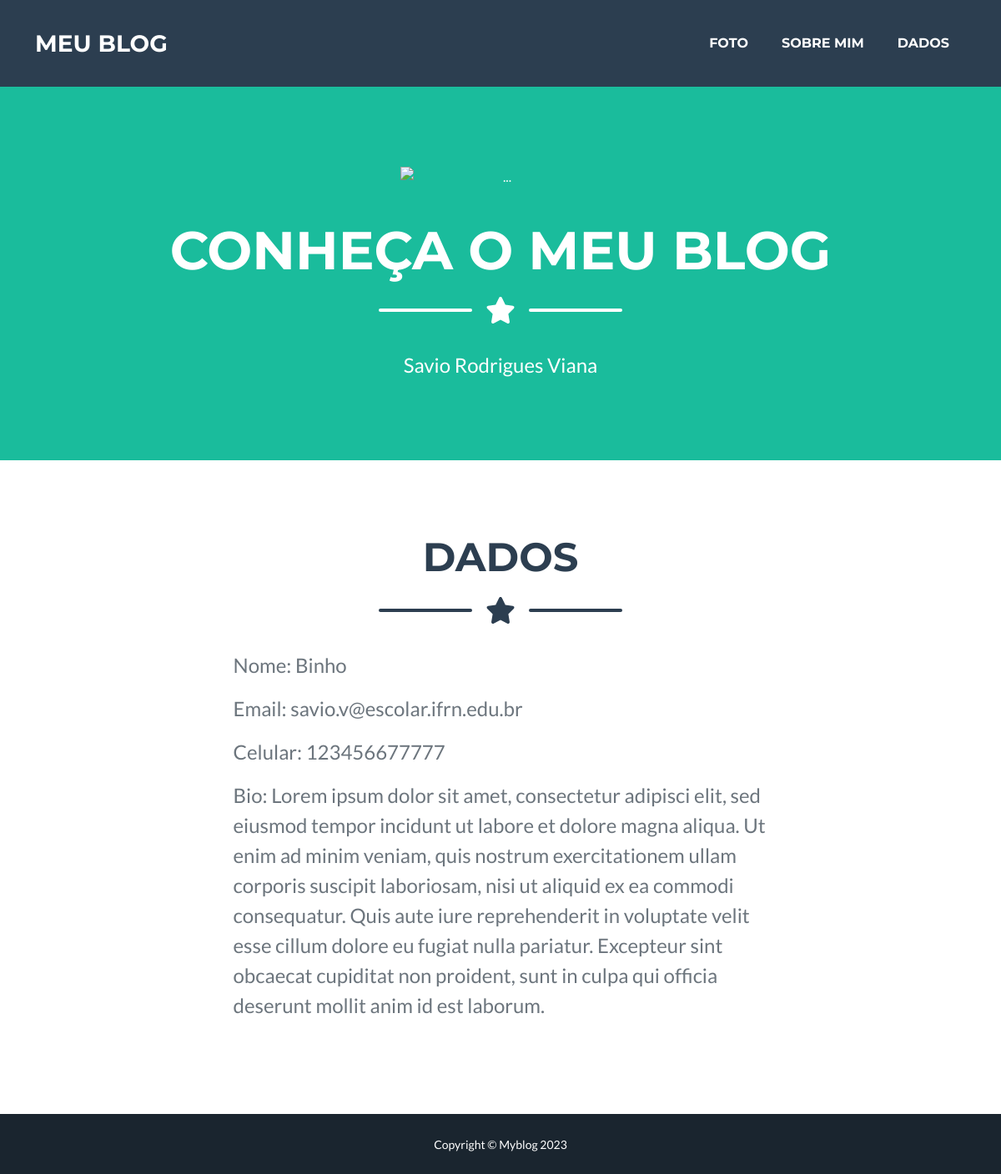
/dados/, run on the app's committed database.
### blog/models.py (models this page shows)
class dados1(models.Model):
    nome = models.CharField(max_length=200)
    email = models.EmailField()
    cell = models.IntegerField()
    bio = models.TextField()

### blog/views.py (the view)
# urls.py: path('dados/', dados)
def dados(request, *args, **kwargs):
    dados = dados1.objects.all()
    context={'dados': dados}
    return render(request, 'dados.html', context)

### blog/templates/dados.html (shortened to what this page needs)
{% extends 'index.html' %}
{% block conteudo %}
<section class="page-section" id="contact">
    <div class="container">
        <h2 class="page-section-heading text-center text-uppercase text-secondary mb-0">Dados</h2>
        <div class="divider-custom">
            <div class="divider-custom-line"></div>
            <div class="divider-custom-icon"><i class="fas fa-star"></i></div>
            <div class="divider-custom-line"></div>
        </div>
        <div class="row justify-content-center">
            <div class="col-lg-8 col-xl-7">
                {% for dados1 in dados %}
                    <div class="form-floating mb-3">
                        <class="form-control" />
                        <label for="name">Nome: {{ dados1.nome }}</label>
                    </div>
                    <div class="form-floating mb-3">
                        <class="form-control">
                        <label for="email">Email: {{ dados1.email }}</label>
                    </div>
                    <div class="form-floating mb-3">
                        <class="form-control">
                        <label for="phone">Celular: {{ dados1.cell }}</label>
                    </div>
                    <div class="form-floating mb-3">
                        <class="form-control">
                        <label for="message">Bio: {{ dados1.bio }}</label>
                {% endfor %}
                    </div>
            </div>
        </div>
    </div>
</section>
{% endblock %}

### data on the page
dados1: nome "Binho", email "savio.v@escolar.ifrn.edu.br", cell "123456677777", bio "Lorem ipsum dolor sit amet, consectetur adipisci elit, sed eiusmod tempor incidunt ut labore et dolore magna aliqua. Ut enim ad minim veniam, quis nostrum exercitationem ullam corporis suscipit laboriosam, nisi ut aliquid ex ea commodi consequatur. Quis aute iure reprehenderit in voluptate velit esse cillum dolore eu fugiat nulla pariatur. Excepteur sint obcaecat cupiditat non proident, sunt in culpa qui officia deserunt mollit anim id est laborum."
